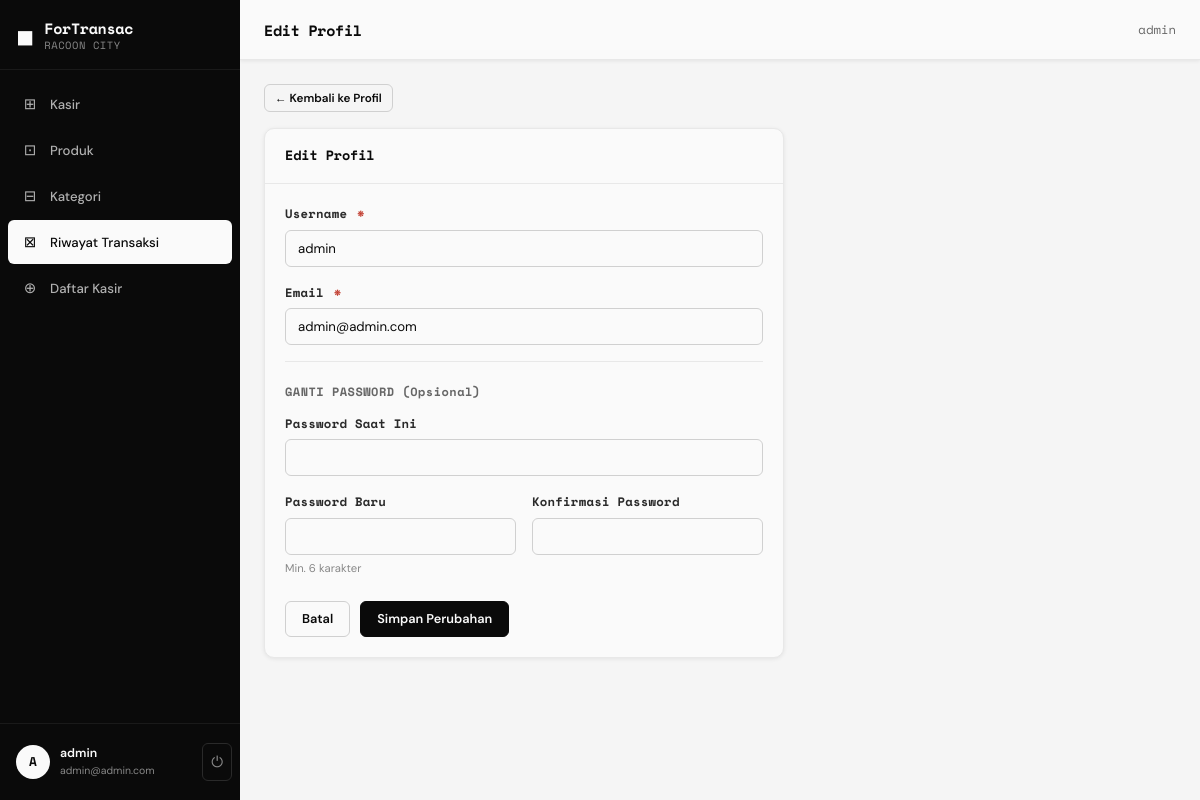
Page /transaksi.php (signed in) on the committed database.
### tables this page shows
CREATE TABLE `kasir` (
  `id` int(11) NOT NULL AUTO_INCREMENT,
  `username` varchar(100) NOT NULL,
  `email` varchar(191) NOT NULL,
  `password` varchar(255) NOT NULL,
  `created_at` timestamp NOT NULL DEFAULT CURRENT_TIMESTAMP,
  PRIMARY KEY (`id`),
  UNIQUE KEY `username` (`username`),
  UNIQUE KEY `email` (`email`)
);

### config.php (called while the page is built, shortened)
<?php
function db() {
    static $conn = null;
    if ($conn === null) {
        $conn = mysqli_connect(DB_HOST, DB_USER, DB_PASS, DB_NAME);
        mysqli_set_charset($conn, 'utf8mb4');
    }
    return $conn;
}
function isLoggedIn() {
    return isset($_SESSION['kasir_id']) && !empty($_SESSION['kasir_id']);
}
function currentUser() {
    $conn = db();
    $id = (int)$_SESSION['kasir_id'];
    $res = mysqli_query($conn, "SELECT id, username, email FROM kasir WHERE id = $id LIMIT 1");
    return mysqli_fetch_assoc($res);
}
function e($str) {
    return htmlspecialchars($str ?? '', ENT_QUOTES, 'UTF-8');
}
?>

### transaksi.php (the view, shortened to what this page needs)
<?php
require_once '../config.php';
$pageTitle = 'Edit Profil';
include '../includes/header.php';
?>
<div style="margin-bottom:16px;">
  <a href="profile.php" class="btn btn-outline btn-sm">← Kembali ke Profil</a>
</div>
<div class="card" style="max-width:520px;">
  <div class="card-header">
    <span class="card-title">Edit Profil</span>
  </div>
  <div class="card-body">
    <form method="post" autocomplete="off">
      <div class="form-group">
        <label class="form-label">Username <span class="req">*</span></label>
        <input type="text" name="username" class="form-control" value="<?php echo e($user['username']); ?>" required autofocus>
      </div>
      <div class="form-group">
        <label class="form-label">Email <span class="req">*</span></label>
        <input type="email" name="email" class="form-control" value="<?php echo e($user['email']); ?>" required>
      </div>
      <div style="border-top:1px solid var(--gray-100);padding-top:20px;margin-top:8px;">
        <div style="font-family:var(--font-mono);font-size:0.8rem;font-weight:700;color:var(--gray-500);margin-bottom:12px;letter-spacing:0.04em;">GANTI PASSWORD (Opsional)</div>
        <div class="form-group">
          <label class="form-label">Password Saat Ini</label>
          <input type="password" name="current_password" class="form-control" autocomplete="current-password">
        </div>
        <div class="form-row">
          <div class="form-group">
            <label class="form-label">Password Baru</label>
            <input type="password" name="new_password" class="form-control" autocomplete="new-password">
            <div class="form-hint">Min. 6 karakter</div>
          </div>
          <div class="form-group">
            <label class="form-label">Konfirmasi Password</label>
            <input type="password" name="confirm_password" class="form-control" autocomplete="new-password">
          </div>
        </div>
      </div>
      <div style="display:flex;gap:10px;margin-top:8px;">
        <a href="profile.php" class="btn btn-outline">Batal</a>
        <button type="submit" class="btn btn-primary">Simpan Perubahan</button>
      </div>
    </form>
  </div>
</div>
<?php include '../includes/footer.php'; ?>

### includes/header.php (shortened to what this page needs)
<!DOCTYPE html>
<html lang="id">
<head>
<link rel="stylesheet" href="<?php echo BASE_URL; ?>/assets/css/style.css">
</head>
<body>
<?php if (isLoggedIn()):
    $user = currentUser();
?>
<div class="app-wrapper">
  <aside class="sidebar" id="sidebar">
    <div class="sidebar-header">
      <div class="brand">
        <span class="brand-icon">◼</span>
        <div>
          <div class="brand-name"><?php echo APP_NAME; ?></div>
          <div class="brand-loc"><?php echo APP_LOCATION; ?></div>
        </div>
      </div>
    </div>
    <nav class="sidebar-nav">
      <a href="<?php echo BASE_URL; ?>/pages/kasir.php" class="nav-item <?php echo basename($_SERVER['PHP_SELF']) == 'kasir.php' ? 'active' : ''; ?>">
        <span class="nav-icon">⊞</span><span>Kasir</span>
      </a>
      <a href="<?php echo BASE_URL; ?>/pages/produk.php" class="nav-item <?php echo basename($_SERVER['PHP_SELF']) == 'produk.php' ? 'active' : ''; ?>">
        <span class="nav-icon">⊡</span><span>Produk</span>
      </a>
      <a href="<?php echo BASE_URL; ?>/pages/kategori.php" class="nav-item <?php echo basename($_SERVER['PHP_SELF']) == 'kategori.php' ? 'active' : ''; ?>">
        <span class="nav-icon">⊟</span><span>Kategori</span>
      </a>
      <a href="<?php echo BASE_URL; ?>/pages/transaksi.php" class="nav-item <?php echo basename($_SERVER['PHP_SELF']) == 'transaksi.php' ? 'active' : ''; ?>">
        <span class="nav-icon">⊠</span><span>Riwayat Transaksi</span>
      </a>
      <a href="<?php echo BASE_URL; ?>/pages/daftar-kasir.php" class="nav-item <?php echo in_array(basename($_SERVER['PHP_SELF']), ['daftar-kasir.php']) ? 'active' : ''; ?>">
        <span class="nav-icon">⊕</span><span>Daftar Kasir</span>
      </a>
    </nav>
    <div class="sidebar-footer">
      <a href="<?php echo BASE_URL; ?>/pages/profile.php" class="profile-link <?php echo in_array(basename($_SERVER['PHP_SELF']), ['profile.php','edit-profile.php']) ? 'active' : ''; ?>">
        <div class="avatar"><?php echo strtoupper(substr($user['username'], 0, 1)); ?></div>
        <div class="profile-info">
          <div class="profile-name"><?php echo e($user['username']); ?></div>
          <div class="profile-email"><?php echo e($user['email']); ?></div>
        </div>
      </a>
      <a href="<?php echo BASE_URL; ?>/pages/logout.php" class="logout-btn" title="Logout">⏻</a>
    </div>
  </aside>
  <main class="main-content">
    <div class="topbar">
      <h1 class="page-title"><?php echo isset($pageTitle) ? e($pageTitle) : ''; ?></h1>
      <div class="topbar-right">
        <span class="topbar-user"><?php echo e($user['username']); ?></span>
      </div>
    </div>
    <div class="content-area">
<?php else: ?>
<div class="auth-wrapper">
<?php endif; ?>

### rows in the picture
kasir: username "A", username "admin", email "admin@admin.com"

### other values in the picture
APP_NAME "ForTransac"
APP_LOCATION "RACOON CITY"
$pageTitle "Edit Profil"
